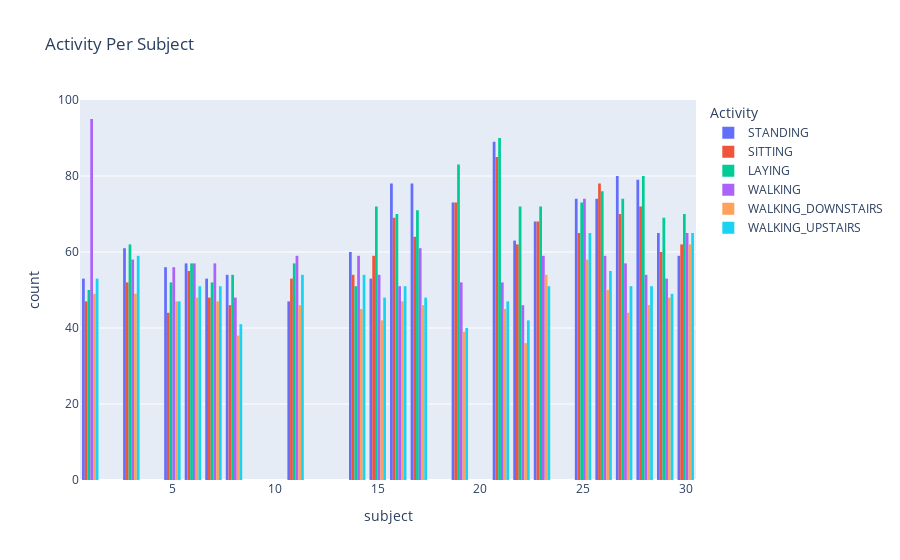

The notebook cell this image was saved under:
### Code cell
import plotly.express as px
px.histogram(data_frame=df,x='subject',color='Activity',barmode='group',title='Activity Per Subject')

### Figure 1 — Plotly figure (JSON) as saved in the notebook; plotly's stock layout.template omitted (floating-point values rounded to 4 significant figures; data arrays with more than 128 entries replaced by an {"elided": "..."} marker saying what was removed)
{"data": [{"alignmentgroup": "True", "bingroup": "x", "hovertemplate": "Activity=STANDING<br>subject=%{x}<br>count=%{y}<extra></extra>", "legendgroup": "STANDING", "marker": {"color": "#636efa", "pattern": {"shape": ""}}, "name": "STANDING", "offsetgroup": "STANDING", "orientation": "v", "showlegend": true, "type": "histogram", "x": {"elided": "1374 int values"}, "xaxis": "x", "yaxis": "y"}, {"alignmentgroup": "True", "bingroup": "x", "hovertemplate": "Activity=SITTING<br>subject=%{x}<br>count=%{y}<extra></extra>", "legendgroup": "SITTING", "marker": {"color": "#EF553B", "pattern": {"shape": ""}}, "name": "SITTING", "offsetgroup": "SITTING", "orientation": "v", "showlegend": true, "type": "histogram", "x": {"elided": "1286 int values"}, "xaxis": "x", "yaxis": "y"}, {"alignmentgroup": "True", "bingroup": "x", "hovertemplate": "Activity=LAYING<br>subject=%{x}<br>count=%{y}<extra></extra>", "legendgroup": "LAYING", "marker": {"color": "#00cc96", "pattern": {"shape": ""}}, "name": "LAYING", "offsetgroup": "LAYING", "orientation": "v", "showlegend": true, "type": "histogram", "x": {"elided": "1407 int values"}, "xaxis": "x", "yaxis": "y"}, {"alignmentgroup": "True", "bingroup": "x", "hovertemplate": "Activity=WALKING<br>subject=%{x}<br>count=%{y}<extra></extra>", "legendgroup": "WALKING", "marker": {"color": "#ab63fa", "pattern": {"shape": ""}}, "name": "WALKING", "offsetgroup": "WALKING", "orientation": "v", "showlegend": true, "type": "histogram", "x": {"elided": "1226 int values"}, "xaxis": "x", "yaxis": "y"}, {"alignmentgroup": "True", "bingroup": "x", "hovertemplate": "Activity=WALKING_DOWNSTAIRS<br>subject=%{x}<br>count=%{y}<extra></extra>", "legendgroup": "WALKING_DOWNSTAIRS", "marker": {"color": "#FFA15A", "pattern": {"shape": ""}}, "name": "WALKING_DOWNSTAIRS", "offsetgroup": "WALKING_DOWNSTAIRS", "orientation": "v", "showlegend": true, "type": "histogram", "x": {"elided": "986 int values"}, "xaxis": "x", "yaxis": "y"}, {"alignmentgroup": "True", "bingroup": "x", "hovertemplate": "Activity=WALKING_UPSTAIRS<br>subject=%{x}<br>count=%{y}<extra></extra>", "legendgroup": "WALKING_UPSTAIRS", "marker": {"color": "#19d3f3", "pattern": {"shape": ""}}, "name": "WALKING_UPSTAIRS", "offsetgroup": "WALKING_UPSTAIRS", "orientation": "v", "showlegend": true, "type": "histogram", "x": {"elided": "1073 int values"}, "xaxis": "x", "yaxis": "y"}], "layout": {"barmode": "group", "legend": {"title": {"text": "Activity"}, "tracegroupgap": 0}, "title": {"text": "Activity Per Subject"}, "xaxis": {"anchor": "y", "domain": [0, 1], "title": {"text": "subject"}}, "yaxis": {"anchor": "x", "domain": [0, 1], "title": {"text": "count"}}}}
